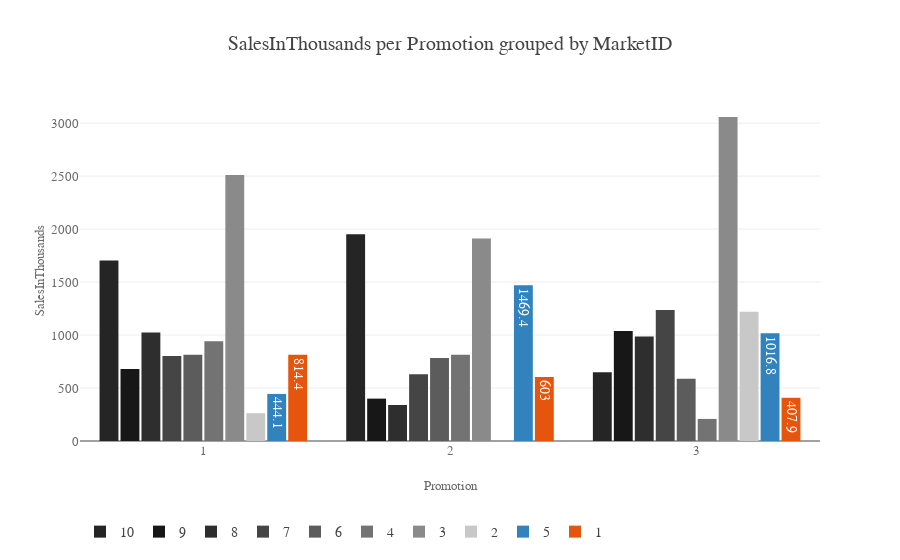

The notebook cell saved with this chart:
### Code cell
# General chart setup
df = sales_per_market_and_promo
x = "Promotion" # "Promotion"
y = "SalesInThousands"
group =  "MarketID"   # variable to make groups
barmode = "group"   # enum: "group", "stack", "relative" (for positive and negative values) 

# Accents (selected levels of grouping variable) 
accent_1 = 1
accent_2 = 2

plotly_bar(config=style_config, df=df, x=x, y=y,group=group,barmode=barmode,accent_1=1,accent_2=5)

### Figure 1 — Plotly figure (JSON) as saved in the notebook; plotly's stock layout.template omitted (floating-point values rounded to 4 significant figures)
{"data": [{"marker": {"color": ["rgb(37, 37, 37)", "rgb(37, 37, 37)", "rgb(37, 37, 37)"]}, "name": "10", "type": "bar", "x": [1, 2, 3], "y": [1703.0, 1950.0, 648.6]}, {"marker": {"color": ["rgb(23, 23, 23)", "rgb(23, 23, 23)", "rgb(23, 23, 23)"]}, "name": "9", "type": "bar", "x": [1, 2, 3], "y": [680.0, 399.9, 1038.0]}, {"marker": {"color": ["rgb(46, 46, 46)", "rgb(46, 46, 46)", "rgb(46, 46, 46)"]}, "name": "8", "type": "bar", "x": [1, 2, 3], "y": [1023.0, 340.0, 987.0]}, {"marker": {"color": ["rgb(69, 69, 69)", "rgb(69, 69, 69)", "rgb(69, 69, 69)"]}, "name": "7", "type": "bar", "x": [1, 2, 3], "y": [801.9, 629.8, 1237.0]}, {"marker": {"color": ["rgb(92, 92, 92)", "rgb(92, 92, 92)", "rgb(92, 92, 92)"]}, "name": "6", "type": "bar", "x": [1, 2, 3], "y": [813.3, 782.3, 588.2]}, {"marker": {"color": ["rgb(115, 115, 115)", "rgb(115, 115, 115)", "rgb(115, 115, 115)"]}, "name": "4", "type": "bar", "x": [1, 2, 3], "y": [940.9, 813.0, 208.5]}, {"marker": {"color": ["rgb(138, 138, 138)", "rgb(138, 138, 138)", "rgb(138, 138, 138)"]}, "name": "3", "type": "bar", "x": [1, 2, 3], "y": [2510.0, 1910.0, 3057.0]}, {"marker": {"color": ["rgb(200, 200, 200)", "rgb(200, 200, 200)"]}, "name": "2", "type": "bar", "x": [1, 3], "y": [262.4, 1220.0]}, {"constraintext": "none", "marker": {"color": ["rgb(49,130,189)", "rgb(49,130,189)", "rgb(49,130,189)"]}, "name": "5", "text": [444.1, 1469.0, 1017.0], "textposition": "auto", "type": "bar", "x": [1, 2, 3], "y": [444.1, 1469.0, 1017.0]}, {"constraintext": "none", "marker": {"color": ["rgb(230,85,13)", "rgb(230,85,13)", "rgb(230,85,13)"]}, "name": "1", "text": [814.4, 603, 407.9], "textposition": "auto", "type": "bar", "x": [1, 2, 3], "y": [814.4, 603.0, 407.9]}], "layout": {"bargap": 0.15, "bargroupgap": 0.1, "barmode": "group", "font": {"family": "Helvetica, Droid Sans", "size": 14}, "hoverlabel": {"font": {"family": "Helvetica, Droid Sans", "size": 14}}, "hovermode": "closest", "legend": {"bgcolor": "rgba(0, 0, 0, 0)", "bordercolor": "rgba(0, 0, 0, 0)", "orientation": "h", "x": 0, "y": -0.22}, "margin": {"t": 100}, "title": "SalesInThousands per Promotion grouped by MarketID", "xaxis": {"tickfont": {"color": "rgb(107, 107, 107)", "size": 13}, "title": "Promotion", "titlefont": {"color": "rgb(107, 107, 107)", "size": 13}}, "yaxis": {"tickfont": {"color": "rgb(107, 107, 107)", "size": 13}, "title": "SalesInThousands", "titlefont": {"color": "rgb(107, 107, 107)", "size": 13}}}}
